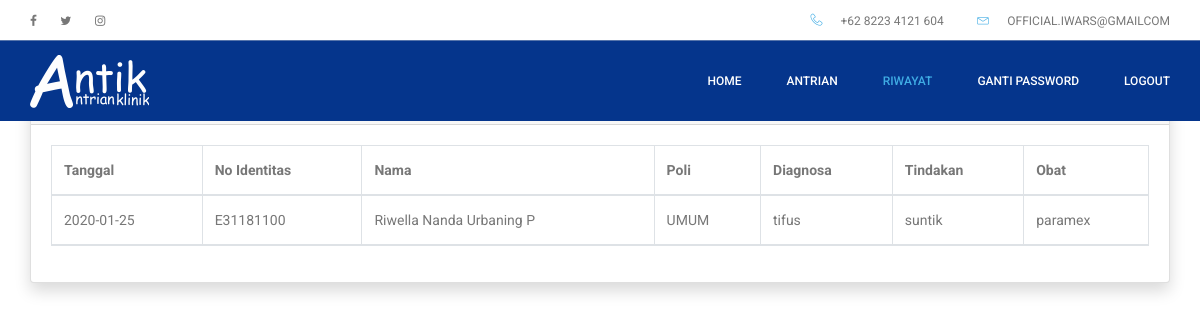
The page /Pasien/riwayat.php (signed in) on the database its author committed.
### tables this page shows
CREATE TABLE `tb_periksa` (
  `id_periksa` int(11) NOT NULL,
  `id_user` int(11) NOT NULL,
  `id_poli` int(11) NOT NULL,
  `tanggal_periksa` date NOT NULL,
  `tensi_darah` varchar(11) NOT NULL,
  `riwayat_penyakit` varchar(255) NOT NULL,
  `gejala` varchar(255) NOT NULL,
  `diagnosa` varchar(255) NOT NULL,
  `tindakan` varchar(255) NOT NULL,
  `keterangan` varchar(255) NOT NULL,
  `resep_obat` varchar(255) NOT NULL,
  `id_status_periksa` int(11) NOT NULL,
  `id_status_obat` int(11) NOT NULL
);

CREATE TABLE `tb_user` (
  `id_user` int(11) NOT NULL,
  `id_akses` int(11) NOT NULL,
  `no_identitas` varchar(20) NOT NULL,
  `nama` varchar(40) NOT NULL,
  `jenis_kelamin` varchar(1) NOT NULL,
  `tempat_lahir` varchar(30) NOT NULL,
  `tanggal_lahir` date NOT NULL,
  `no_hp` varchar(13) NOT NULL,
  `alamat` varchar(100) NOT NULL,
  `email` varchar(100) NOT NULL,
  `pekerjaan` varchar(30) NOT NULL,
  `username` varchar(10) NOT NULL,
  `password` varchar(10) NOT NULL,
  `foto` varchar(200) NOT NULL
);

### session.php (called while the page is built, shortened)
<?php
include "koneksi.php";
$user_check = $_SESSION['username'];
$sql = "SELECT * FROM tb_user WHERE username='$user_check'";
$ses_sql = mysqli_query($koneksi, $sql);
$row = mysqli_fetch_assoc($ses_sql);
$username=$row['username'];
 ?>

### Pasien/riwayat.php (the view, shortened to what this page needs)
<?php
require ("../koneksi.php");
include '../session.php';
?>
<!doctype html>
<html lang="en">
<head>
	<link rel="stylesheet" href="../css/bootstrap.css">
	<link rel="stylesheet" href="../vendors/linericon/style.css">
	<link rel="stylesheet" href="../css/font-awesome.min.css">
	<link rel="stylesheet" href="../vendors/nice-select/css/nice-select.css">
	<link rel="stylesheet" href="../vendors/animate-css/animate.css">
	<link rel="stylesheet" href="../vendors/jquery-ui/jquery-ui.css">
	<link rel="stylesheet" href="../css/style.css">
	<link rel="stylesheet" href="../css/responsive.css">
</head>
<body>
	<header class="header_area">
		<div class="top_menu row m0">
			<div class="container">
				<div class="float-left">
					<ul class="left_side">
						<li>
							<a href="#">
								<i class="fa fa-facebook-f"></i>
							</a>
						</li>
						<li>
							<a href="#">
								<i class="fa fa-twitter"></i>
							</a>
						</li>
						<li>
							<a href="#">
								<i class="fa fa-instagram"></i>
							</a>
						</li>
					</ul>
				</div>
				<div class="float-right">
					<ul class="right_side">
						<li>
							<a href="#">
								<i class="lnr lnr-phone-handset"></i>
								+62 8223 4121 604
							</a>
						</li>
						<li>
							<a href="#">
								<i class="lnr lnr-envelope"></i>
								official.iwars@gmailcom
							</a>
						</li>
					</ul>
				</div>
			</div>
		</div>
		<div class="main_menu">
			<nav class="navbar navbar-expand-lg navbar-light">
				<div class="container">
					<a class="navbar-brand logo_h" href="index.php">
						<img src="../img/antik.png" alt="">
					</a>
					<div class="collapse navbar-collapse offset" id="navbarSupportedContent">
						<div class="row ml-0 w-100">
							<div class="col-lg-12 pr-0">
								<ul class="nav navbar-nav center_nav pull-right">
									<li class="nav-item">
										<a class="nav-link" href="index.php">Home</a>
									</li>
									<li class="nav-item">
										<a class="nav-link" href="antrian.php">Antrian</a>
									</li>
									<li class="nav-item active">
										<a class="nav-link" href="riwayat.php">Riwayat</a>
									</li>
									<li class="nav-item">
										<a class="nav-link" href="gantipass.php">Ganti Password</a>
									</li>
									<li class="nav-item">
										<a class="nav-link" href="../logout.php" data-toggle="modal" data-target="#logoutModal">Logout </a>
									</li>
								</ul>
							</div>
						</div>
					</div>
				</div>
			</nav>
		</div>
	</header>
	<section class="procedure_category section_gap_custom">
		<div class="container">
			<br>
          <div class="card shadow mb-4">
            <div class="card-header py-3">
              <h6 class="m-0 font-weight-bold text-primary">Riwayat</h6>
            </div>
            <div class="card-body">
              <div class="table-responsive">
                <table class="table table-bordered" id="dataTable" width="100%" cellspacing="0">
                  <thead>
                     <tr>
                  	 <th>Tanggal</th>
                      <th>No Identitas</th>
                      <th>Nama</th>
                       <th>Poli</th>
                      <th>Diagnosa</th>
                       <th>Tindakan</th>
                        <th>Obat</th>
                    </tr>
                   <?php
                    $query = mysqli_query($koneksi, "SELECT * FROM tb_periksa,tb_user
						WHERE tb_user.id_user = tb_periksa.id_user
						and tb_periksa.id_status_periksa = 2 and username='$username'");
                    while($data = mysqli_fetch_array($query)) {
                    ?>
                    <tr>
                      <td><?php echo $data ['tanggal_periksa']; ?></td>
                      <td><?php echo $data ['no_identitas'];?></td>
                      <td><?php echo $data ['nama'];?></td>
                      <td><?php if($data ['id_poli']==1){ echo "UMUM";} else{ echo "GIGI";}; ?></td>
                      <td><?php echo $data ['diagnosa'];?></td>
                     <td><?php echo $data ['tindakan'];?></td>
                     <td><?php echo $data ['resep_obat'];?></td>
                    </tr>
                    <?php } ?>
                </table>
              </div>
            </div>
          </div>
		</div>
	</section>
</body>
</html>

### rows shown on the page
tb_periksa: tanggal_periksa "2020-01-25", id_user.no_identitas "E31181100", id_user.nama "Riwella Nanda Urbaning P", shows "UMUM", diagnosa "tifus", tindakan "suntik", resep_obat "paramex"
